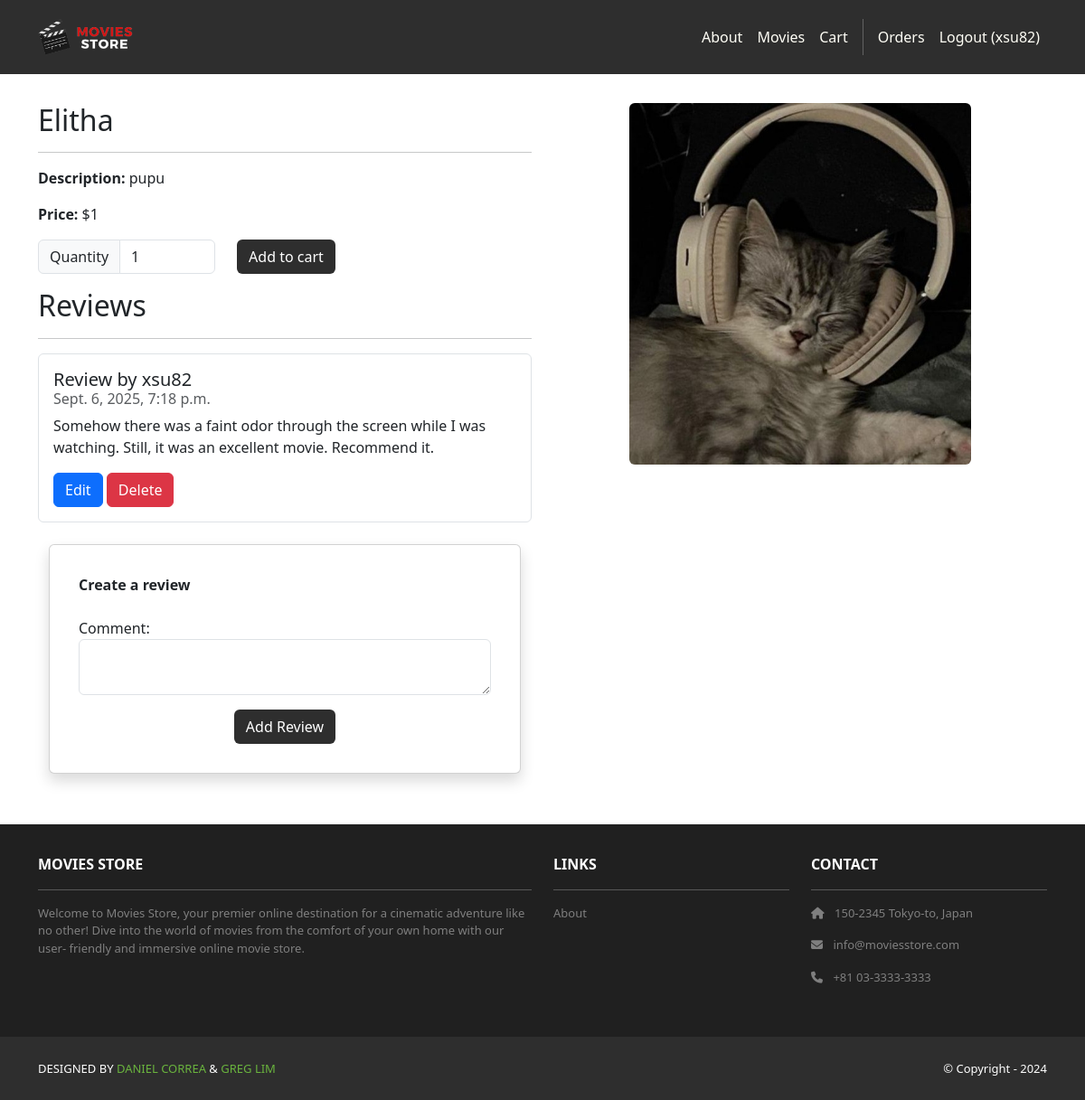
Page /movies/3/ (signed in) on the committed database.
### movies/models.py (models this page shows, shortened)
class Movie(models.Model):
    id = models.AutoField(primary_key=True)
    name = models.CharField(max_length=255)
    price = models.IntegerField()
    description = models.TextField()
    image = models.ImageField(upload_to='movie_images/')

class Review(models.Model):
    id = models.AutoField(primary_key=True)
    comment = models.CharField(max_length=255)
    date = models.DateTimeField(auto_now_add=True)
    movie = models.ForeignKey(Movie,
        on_delete=models.CASCADE)
    user = models.ForeignKey(User,
        on_delete=models.CASCADE)

### movies/views.py (the view)
# urls.py: path('<int:id>/', views.show, name='movies.show'),
def show(request, id):
    movie = Movie.objects.get(id=id)
    reviews = Review.objects.filter(movie=movie)
    template_data = {}
    template_data['title'] = movie.name
    template_data['movie'] = movie
    template_data['reviews'] = reviews
    return render(request, 'movies/show.html',
                    {'template_data': template_data})

### movies/templates/movies/show.html (shortened to what this page needs)
{% extends 'base.html' %}
{% block content %}
  {% load static %}
  <div class="p-3">
    <div class="container">
      <div class="row mt-3">
        <div class="col-md-6 mx-auto mb-3">
          <h2>{{ template_data.movie.name }}</h2>
          <hr />
          <p>
            <b>Description:</b> {{ template_data.movie.description }}
          </p>
          <p>
            <b>Price:</b> ${{ template_data.movie.price }}
          </p>
          <p class="card-text">
            <form method="post" action="{% url 'cart.add' id=template_data.movie.id %}">
              <div class="row">
                <div class="col-auto">
                  <div class="input-group col-auto">
                    <div class="input-group-text">Quantity</div>
                    <input type="number" min="1" max="10" class="form-control quantity-input" name="quantity" value="1" />
                  </div>
                </div>
                <div class="col-auto">
                  <button class="btn bg-dark text-white" type="submit">Add to cart</button>
                </div>
              </div>
            </form>
          </p>
          <h2>Reviews</h2>
          <hr />
          <ul class="list-group">
            {% for review in template_data.reviews %}
              <li class="list-group-item pb-3 pt-3">
                <h5 class="card-title">Review by {{ review.user.username }}</h5>
                <h6 class="card-subtitle mb-2 text-muted">{{ review.date }}</h6>
                <p class="card-text">{{ review.comment }}</p>
                {% if user.is_authenticated and user == review.user %}
                  <a class="btn btn-primary" href="{% url 'movies.edit_review' id=template_data.movie.id review_id=review.id %}">Edit</a>
                  <a class="btn btn-danger" href="{% url 'movies.delete_review' id=template_data.movie.id review_id=review.id %}">Delete</a>
                {% endif %}
              </li>
            {% endfor %}
          </ul>
          {% if user.is_authenticated %}
            <div class="container mt-4">
              <div class="row justify-content-center">
                <div class="col-12">
                  <div class="card shadow p-3 mb-4 rounded">
                    <div class="card-body">
                      <b class="text-start">Create a review</b><br /><br />
                      <form method="POST" action="{% url 'movies.create_review' id=template_data.movie.id %}">
                        <p>
                          <label for="comment">Comment:</label>
                          <textarea name="comment" required class="form-control" id="comment"></textarea>
                        </p>
                        <div class="text-center">
                          <button type="submit" class="btn bg-dark text-white">Add Review</button>
                        </div>
                      </form>
                    </div>
                  </div>
                </div>
              </div>
            </div>
          {% endif %}
        </div>
        <div class="col-md-6 mx-auto mb-3 text-center">
          <img src="{{ template_data.movie.image.url }}" class="rounded img-card-400" />
        </div>
      </div>
    </div>
  </div>
{% endblock %}

### moviesstore/templates/base.html (shortened to what this page needs)
<!DOCTYPE html>
<html>
  {% load static %}
  <head>
    <link href="https://cdn.jsdelivr.net/npm/bootstrap@5.3.3/dist/css/bootstrap.min.css" rel="stylesheet" />
    <link rel="stylesheet" href="https://cdnjs.cloudflare.com/ajax/libs/font-awesome/6.1.1/css/all.min.css" />
    <link rel="stylesheet" type="text/css" href="{% static 'css/style.css' %}" />
  </head>
  <body>
    <nav class="p-3 navbar navbar-dark bg-dark navbar-expand-lg">
      <div class="container">
        <a class="navbar-brand" href="{% url 'home.index' %}"><img src="{% static 'img/logo.png' %}" alt="logo" height="40" /></a>
        <div class="collapse navbar-collapse" id="navbarNavAltMarkup">
          <div class="navbar-nav ms-auto navbar-ml">
            <a class="nav-link" href="{% url 'home.about' %}">About</a>
            <a class="nav-link" href="{% url 'movies.index' %}">Movies</a>
            <a class="nav-link" href="{% url 'cart.index' %}">Cart</a>
            {% if user.is_authenticated %}
              <a class="nav-link" href="{% url 'accounts.orders' %}">Orders</a>
              <a class="nav-link" href="{% url 'accounts.logout' %}">Logout ({{ user.username }})</a>
            {% else %}
              <a class="nav-link" href="{% url 'accounts.login' %}">Login</a>
              <a class="nav-link" href="{% url 'accounts.signup' %}">Sign Up</a>
            {% endif %}
          </div>
        </div>
      </div>
    </nav>
    <div>
      {% block content %}
      {% endblock %}
    </div>
    <section class="p-3 ms-footer d-none d-md-block">
      <div class="container">
        <div class="row mt-3 text-white">
          <div class="col-md-6 col-lg-6 col-xl-6 mx-auto mb-4">
            <b>MOVIES STORE</b>
            <hr />
            <p>Welcome to Movies Store, your premier online destination for a cinematic adventure like no other! Dive into the world of movies from the comfort of your own home with our user- friendly and immersive online movie store.</p>
          </div>
          <div class="col-md-3 col-lg-3 col-xl-3 mx-auto mb-4">
            <b>LINKS</b>
            <hr />
            <p>
              <a class="nav-link" href="{% url 'home.about' %}">About</a>
            </p>
          </div>
          <div class="col-md-3 col-lg-3 col-xl-3 mx-auto mb-4">
            <b>CONTACT</b>
            <hr />
            <p>
              <i class="fas fa-home me-2"></i>
              150-2345 Tokyo-to, Japan
            </p>
            <p>
              <i class="fas fa-envelope me-2"></i>
              info@moviesstore.com
            </p>
            <p>
              <i class="fas fa-phone me-2"></i>
              +81 03-3333-3333
            </p>
          </div>
        </div>
      </div>
    </section>
    <section class="p-3 ms-footer-bottom bg-dark">
      <div class="container d-flex justify-content-between">
        <div class="me-5 text-white">
          <span>
            DESIGNED BY
            <a href="https://www.x.com/danielgarax" target="_blank">DANIEL CORREA</a> &
            <a href="https://www.x.com/greglim81" target="_blank">GREG LIM</a>
          </span>
        </div>
        <div class="text-white">
          <span>© Copyright - 2024</span>
        </div>
      </div>
    </section>
  </body>
</html>

### moviesstore/static/css/style.css (style rules this page uses)
.navbar a.nav-link { color: #FFFEF6 !important; }
.bg-dark { background-color: #2E2E2E !important; }
.ms-footer { background-color: #202020; }
.ms-footer p { color: #7F7F7F; font-size: 13px; }
.ms-footer-bottom span { font-size: 13px; line-height: 38px; }
.ms-footer-bottom a { color: #6ab43e; text-decoration: none; }
.img-card-400 { width: fit-content; max-height: 400px; }

### rows in the picture
Movie: movie.name "Elitha", movie.description "pupu", movie.price "1", movie.image (picture)
Review: user.username "xsu82", date "Sept. 6, 2025, 7:18 p.m.", comment "Somehow there was a faint odor through the screen while I was watching. Still, it was an excellent movie. Recommend it.", shows "Edit"

### other values in the picture
{{ user.username }} "xsu82"
